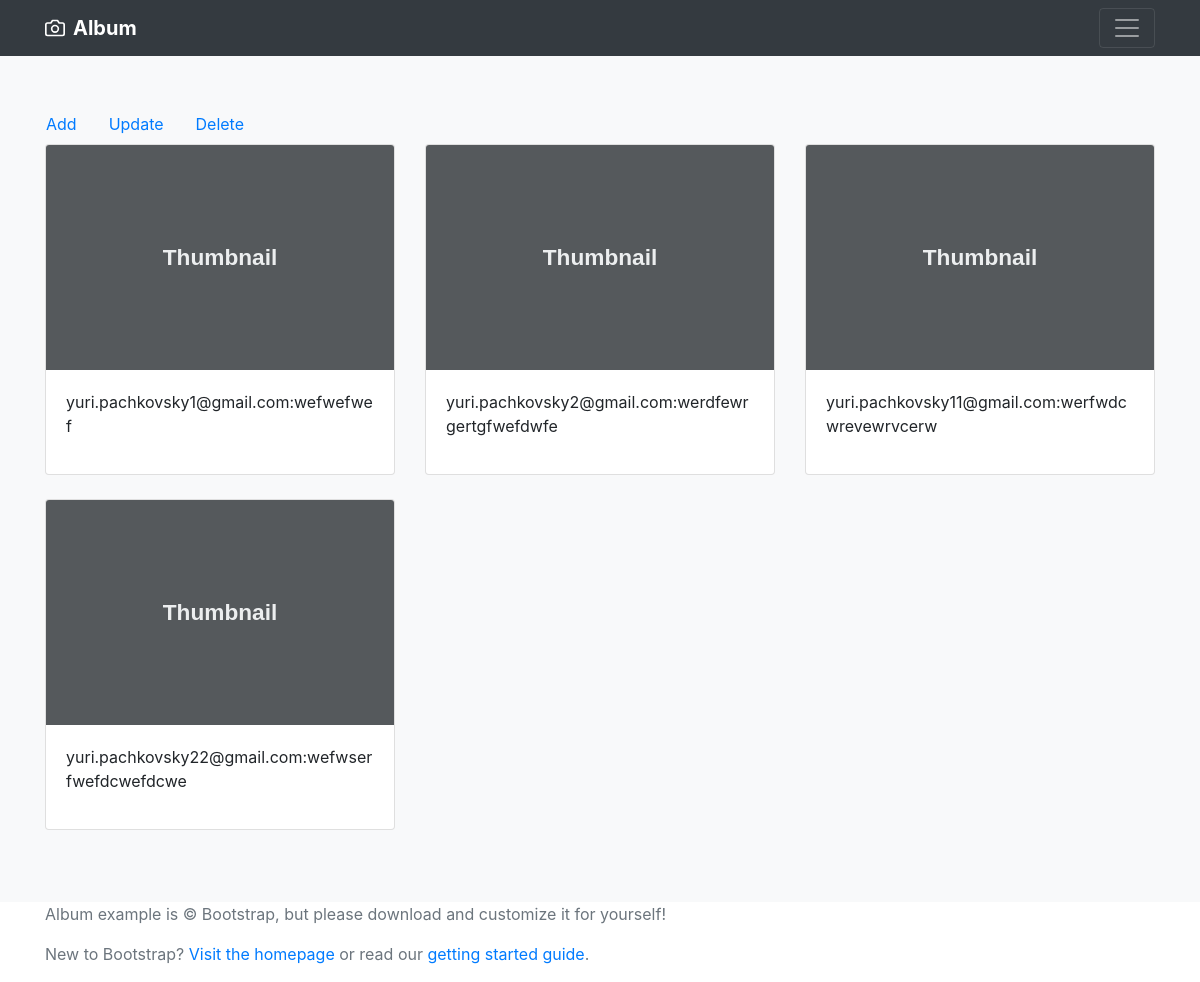
/home/, run on the app's committed database.
### customer/models.py (models this page shows, shortened)
class Customer(models.Model):
   email = models.EmailField(unique=True)
   password = models.CharField(max_length=255)
   desc = models.CharField(max_length=255)

### shop/views.py (the view)
# urls.py: path('home/', index),
def index(request):
    template = loader.get_template('index.html')
    context = {"customers": Customer.objects.all()}
    return HttpResponse(template.render(context, request))

### shop/templates/index/index.html (shortened to what this page needs)
<!DOCTYPE html>
<html lang="en">
  <head>
    <link rel="stylesheet" href="https://maxcdn.bootstrapcdn.com/bootstrap/4.0.0/css/bootstrap.min.css">
  </head>
  <body>
    <header>
      <div class="navbar navbar-dark bg-dark box-shadow">
        <div class="container d-flex justify-content-between">
          <a href="https://getbootstrap.com/docs/4.0/examples/album/#" class="navbar-brand d-flex align-items-center">
            <strong>Album</strong>
          </a>
          <button class="navbar-toggler" type="button" data-toggle="collapse" data-target="#navbarHeader" aria-controls="navbarHeader" aria-expanded="false" aria-label="Toggle navigation">
            <span class="navbar-toggler-icon"></span>
          </button>
        </div>
      </div>
    </header>
    <main role="main">
      <div class="album py-5 bg-light">
        <div class="container">
          <div class="row">
            <ul class="nav">
              <li class="nav-item">
                <a class="nav-link active" href="/customer/add">Add</a>
              </li>
              <li class="nav-item">
                <a class="nav-link" href="/customer/update">Update</a>
              </li>
              <li class="nav-item">
                <a class="nav-link" href="/customer/delete">Delete</a>
              </li>
            </ul>
            </div>
          <div class="row">
            {% for customer in customers %}
              <div class="col-md-4">
                <div class="card mb-4 box-shadow">
                  <img class="card-img-top" data-src="holder.js/100px225?theme=thumb&amp;bg=55595c&amp;fg=eceeef&amp;text=Thumbnail" alt="Customer [100%x225]" style="height: 225px; width: 100%; display: block;" data-holder-rendered="true">
                  <div class="card-body">
                    <p class="card-text">{{customer.email}}:{{ customer.desc }}</p>
                  </div>
                </div>
              </div>
            {% endfor %}
          </div>
        </div>
      </div>
    </main>
    <footer class="text-muted">
      <div class="container">
        <p>Album example is © Bootstrap, but please download and customize it for yourself!</p>
        <p>New to Bootstrap? <a href="https://getbootstrap.com/docs/4.0/">Visit the homepage</a> or read our <a href="https://getbootstrap.com/docs/4.0/getting-started/">getting started guide</a>.</p>
      </div>
    </footer>
</body></html>

### data on the page
Customer: email "yuri.pachkovsky1@gmail.com", desc "wefwefwef"
Customer: email "yuri.pachkovsky2@gmail.com", desc "werdfewrgertgfwefdwfe"
Customer: email "yuri.pachkovsky11@gmail.com", desc "werfwdcwrevewrvcerw"
Customer: email "yuri.pachkovsky22@gmail.com", desc "wefwserfwefdcwefdcwe"
